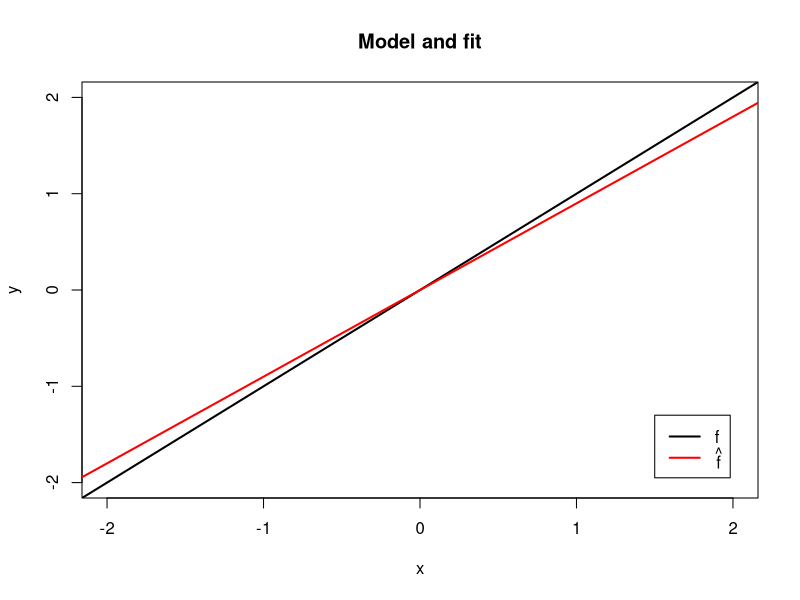
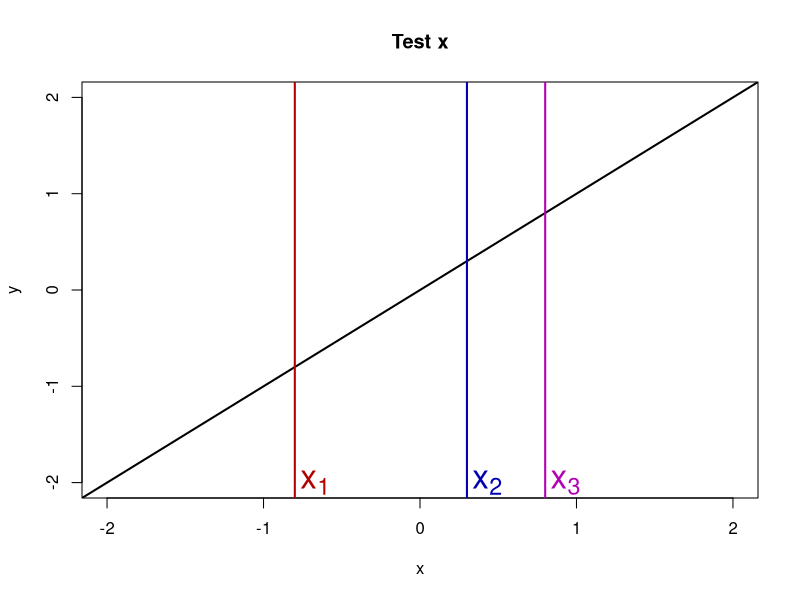
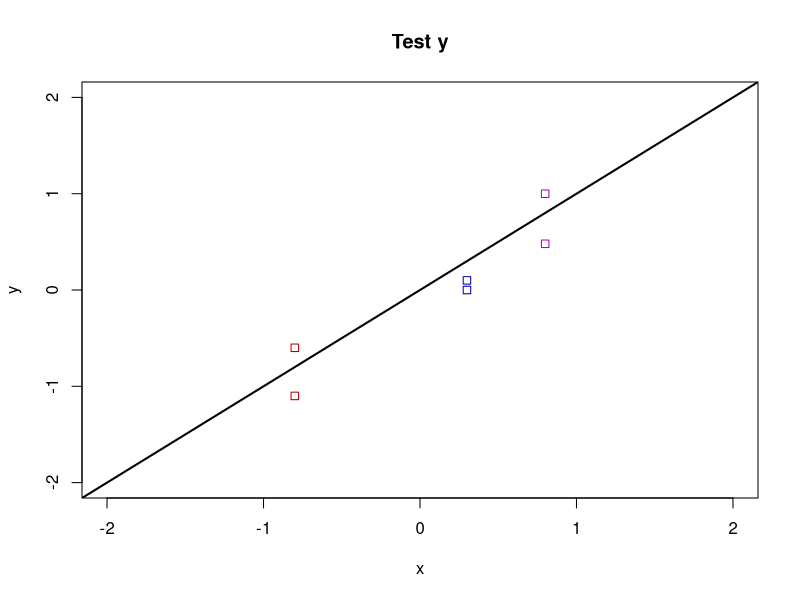
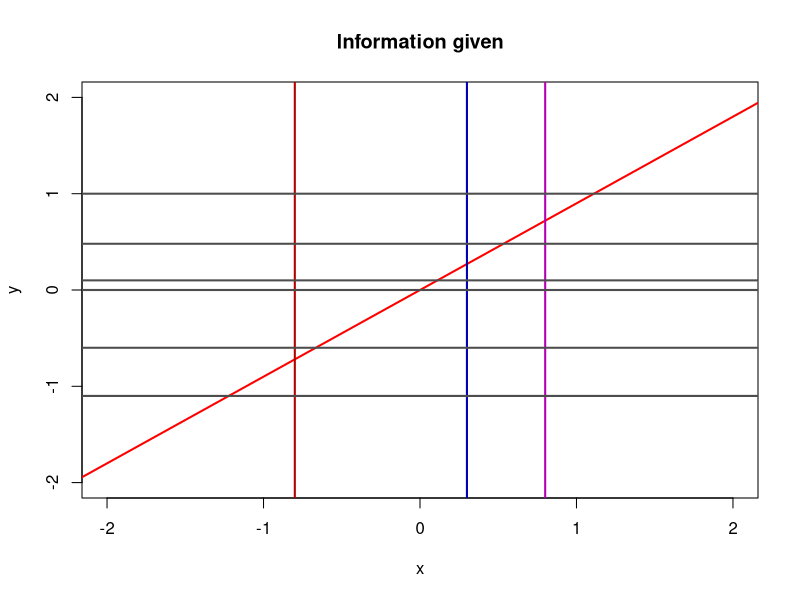

These figures' R source, in order: (Note: this script raises an error after producing the figures.)
##

cols <- c(rgb(.7, 0, 0), rgb(0, 0, .7), rgb(.7, 0, .7))
cgrey <- rgb(0.3, 0.3, 0.3)
xs <- c(-.8, .3, .8)
zs <- rep(1:3, each = 2)
ys <- xs[zs] + c(-.3, .2, -.2, -.3, -.32, .2)
zhats <- zs; zhats[5] <- 2
yhats <- 0.9 * xs
rbind(abs(ys - yhats[1]), abs(ys - yhats[2]), abs(ys - yhats[3]))

pdf("paper/ti1.pdf")
plot(NA, NA, xlim = c(-2, 2), ylim = c(-2, 2), xlab = "x", ylab = "y")
abline(0, 1, lwd = 2)
abline(0, .9, lwd = 2, col = "red")
title("Model and fit")
legend(1.5, -1.3, c(expression(f), expression(hat(f))), lty = c(1, 1), lwd = c(2, 2), col = c("black", "red"))
dev.off()

pdf("paper/ti2.pdf")
plot(NA, NA, xlim = c(-2, 2), ylim = c(-2, 2), xlab = "x", ylab = "y", type = "l", lwd = 2)
abline(0, 1, lwd = 2)
title("Test x")
for (i in 1:3) abline(v = xs[i], col = cols[i], lwd=2)  
text(xs[1] + .13, -2, expression(x[1]), col = cols[1], cex = 2)
text(xs[2] + .13, -2, expression(x[2]), col = cols[2], cex = 2)
text(xs[3] + .13, -2, expression(x[3]), col = cols[3], cex = 2)
dev.off()

pdf("paper/ti3.pdf")
plot(NA, NA, xlim = c(-2, 2), ylim = c(-2, 2), xlab = "x", ylab = "y", type = "l", lwd = 2)
abline(0, 1, lwd = 2)
title("Test y")
for (i in 1:3) points(xs[zs[zs == i]], ys[zs == i], col = cols[i], pch = 0)
dev.off()

pdf("paper/ti4.pdf")
plot(NA, NA, xlim = c(-2, 2), ylim = c(-2, 2), xlab = "x", ylab = "y", type = "l", lwd = 2)
abline(0, 0.9, lwd = 2, col = "red")
title("Information given")
for (i in 1:3) abline(v = xs[i], col = cols[i], lwd=2)  
for (i in 1:9) abline(ys[i], 0, col = cgrey, lwd = 2)
dev.off()

pdf("paper/ti5.pdf")
plot(NA, NA, xlim = c(-2, 2), ylim = c(-2, 2), xlab = "x", ylab = "y", type = "l", lwd = 2)
abline(0, 0.9, lwd = 2, col = "red")
title(expression(paste("Estimated ", mu)))
for (i in 1:3) {
  abline(v = xs[i], col = cols[i], lwd=1, lty = 2)
}
text(xs[1], 0.9 * xs[1], expression(hat(mu)[1]), cex = 2, col = cols[1])
text(xs[2], 0.9 * xs[2], expression(hat(mu)[2]), cex = 2, col = cols[2])
text(xs[3], 0.9 * xs[3], expression(hat(mu)[3]), cex = 2, col = cols[3])
dev.off()

pdf("paper/ti6.pdf")
plot(NA, NA, xlim = c(-2, 2), ylim = c(-2, 2), xlab = "x", ylab = "y", type = "l", lwd = 2)
abline(0, 0.9, lwd = 2, col = "red")
title("Classification")
text(xs[1], 0.9 * xs[1], expression(hat(mu)[1]), cex = 2, col = cols[1])
text(xs[2], 0.9 * xs[2], expression(hat(mu)[2]), cex = 2, col = cols[2])
text(xs[3], 0.9 * xs[3], expression(hat(mu)[3]), cex = 2, col = cols[3])
for (i in 1:6) abline(ys[i], 0, col = cgrey, lwd = 2)
dev.off()

pdf("paper/ti7.pdf")
plot(NA, NA, xlim = c(-2, 2), ylim = c(-2, 2), xlab = "x", ylab = "y", type = "l", lwd = 2)
abline(0, 0.9, lwd = 2, col = "red")
title("Classification")
text(xs[1], 0.9 * xs[1], expression(hat(mu)[1]), cex = 2, col = cols[1])
text(xs[2], 0.9 * xs[2], expression(hat(mu)[2]), cex = 2, col = cols[2])
text(xs[3], 0.9 * xs[3], expression(hat(mu)[3]), cex = 2, col = cols[3])
for (i in 1:6) abline(ys[i], 0, col = cols[zhats[i]], lwd = 2)
dev.off()

pdf("paper/ti8.pdf")
plot(NA, NA, xlim = c(-2, 2), ylim = c(-2, 2), xlab = "x", ylab = "y", type = "l", lwd = 2)
abline(0, 0.9, lwd = 2, col = "red")
title("Classification")
for (i in 1:6) abline(ys[i], 0, col = cols[zhats[i]], lwd = 1, lty = 3)
for (i in 1:3) points(xs[zhats[zhats == i]], ys[zhats == i], col = cols[i], pch = 3)
dev.off()

pdf("paper/ti9.pdf")
plot(NA, NA, xlim = c(-2, 2), ylim = c(-2, 2), xlab = "x", ylab = "y", type = "l", lwd = 2)
abline(0, 1, lwd = 1)
abline(0, 0.9, lwd = 1, col = "red")
title("Misclassification")
for (i in 1:3) points(xs[zhats[zhats == i]], ys[zhats == i], col = cols[i], pch = 3)
for (i in 1:3) points(xs[zs[zs == i]], ys[zs == i], col = cols[i], pch = 0)
lines(c(xs[2:3]), rep(ys[5], 2), col = cols[3], lwd = 2)
dev.off()
